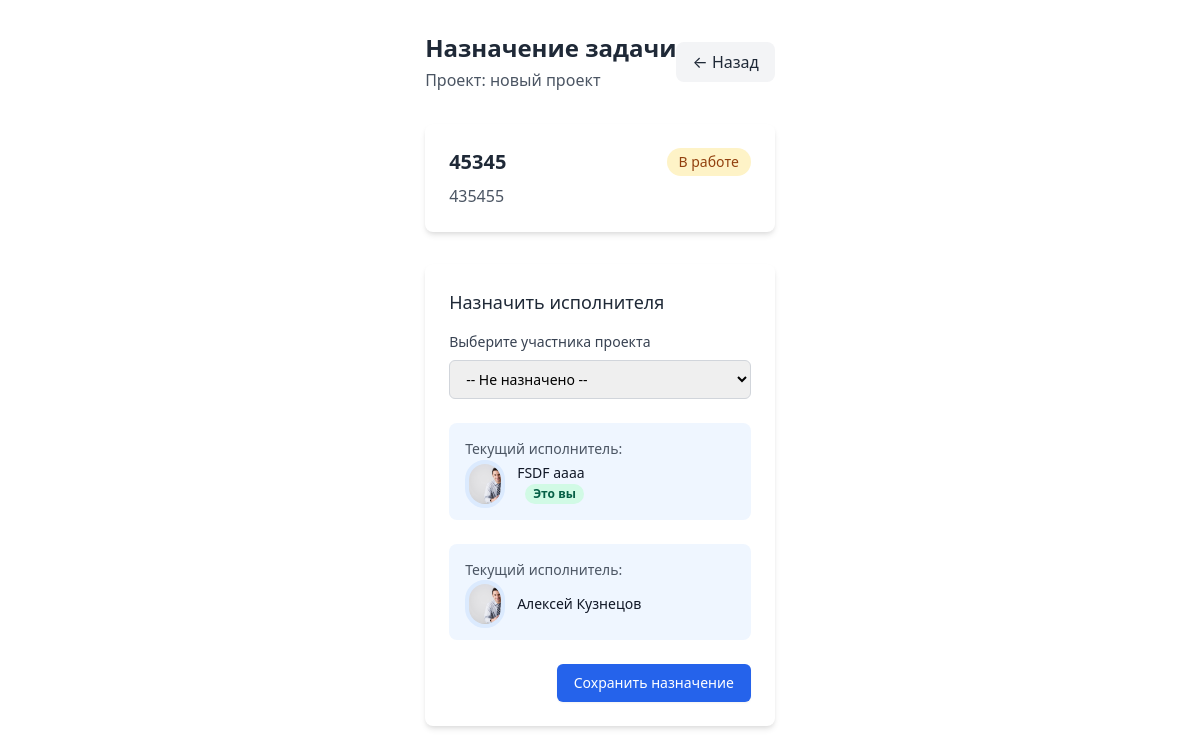
Before: /tasks/30/assign/ (signed in) with the older database file.
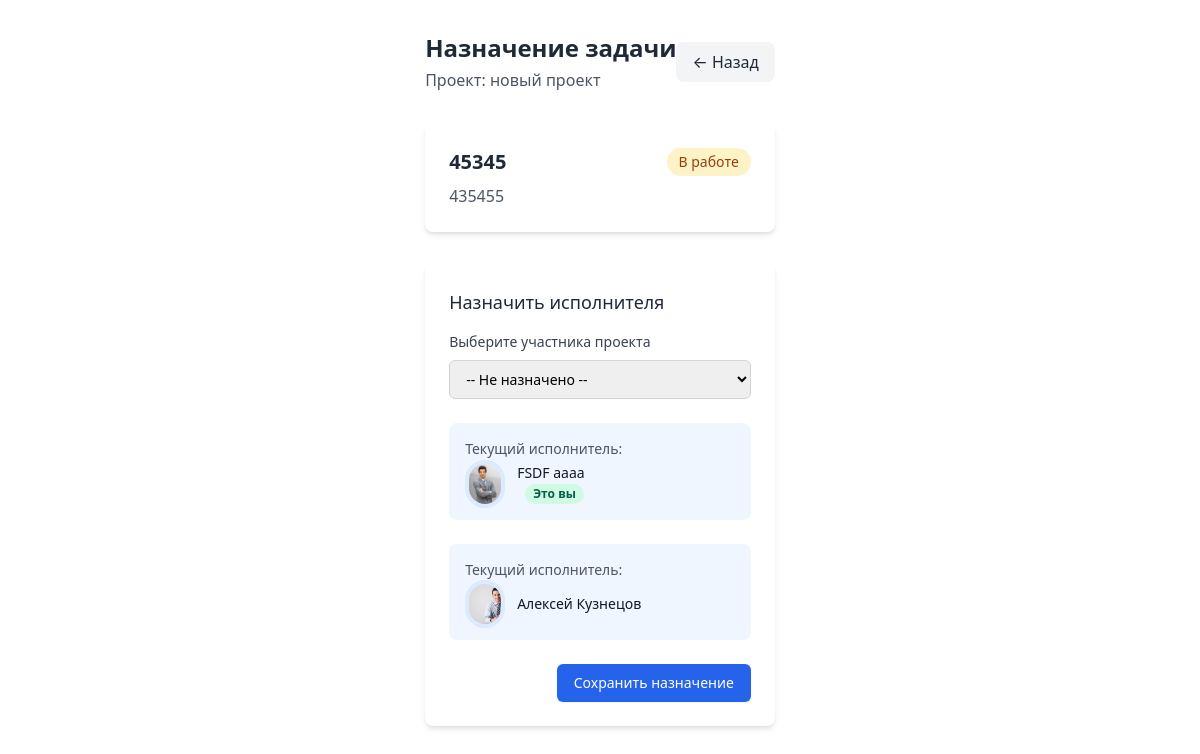
After: the same page with the newer database file.
### TeamRunApp/models.py (models this page shows, shortened)
class CustomUser(AbstractUser):
    role = models.CharField(max_length=20, choices=[('manager', 'Manager'), ('developer', 'Developer')])
    avatar = models.ImageField(upload_to=user_avatar_path, blank=True, null=True)
    def get_avatar_small(self):
        if self.avatar and hasattr(self.avatar, 'url'):
            return format_html('<img src="{}" alt="User avatar" class="h-12 w-12 rounded-full object-cover border-4 border-blue-100">', self.avatar.url)
        else:
            first_letter = self.username[0].upper()  # Получаем первую букву никнейма
            return format_html('<div class="h-6 w-6 rounded-full flex items-center justify-center border-4 border-blue-100 text-2xl">{}</div>', first_letter)

### TeamRunApp/views.py (the view)
# urls.py: path('tasks/<int:pk>/assign/', views.TaskAssignmentView.as_view(), name='task_assign'),
class TaskAssignmentView(LoginRequiredMixin, DetailView):
    model = Task
    template_name = 'assign_task.html'
    context_object_name = 'task'
    def get_context_data(self, **kwargs):
        context = super().get_context_data(**kwargs)
        task = self.object
        context['project'] = task.list.project
        context['users_assigned'] = task.assigned_to.all()
        context['members'] = task.list.project.get_members()
        return context

### TeamRunApp/models.py (called while the page is built)
    def get_members(self):
        return CustomUser.objects.filter(project_memberships__project=self)

### theme/templates/assign_task.html (shortened to what this page needs)
{% extends "base.html" %}
{% block content %}
<div class="max-w-2xl mx-auto px-4 py-8">
  <div class="flex items-center justify-between mb-8">
    <div>
      <h1 class="text-2xl font-bold text-gray-800">Назначение задачи</h1>
      <p class="text-gray-600 mt-1">Проект: {{ project.name }}</p>
    </div>
    <a href="{% url 'project_detail' project.id %}"
       class="inline-flex items-center px-4 py-2 bg-gray-100 hover:bg-gray-200 text-gray-800 rounded-lg transition">
      ← Назад
    </a>
  </div>
  <div class="bg-white rounded-lg shadow-md p-6 mb-8">
    <div class="flex items-start justify-between">
      <div>
        <h2 class="text-xl font-semibold text-gray-800">{{ task.title }}</h2>
        <p class="text-gray-600 mt-2">{{ task.description|linebreaksbr }}</p>
      </div>
      <span class="inline-flex items-center px-3 py-1 rounded-full text-sm font-medium
                  {% if task.completed %}bg-green-100 text-green-800{% else %}bg-yellow-100 text-yellow-800{% endif %}">
        {% if task.completed %}Завершена{% else %}В работе{% endif %}
      </span>
    </div>
  </div>
  <div class="bg-white rounded-lg shadow-md p-6">
    <h3 class="text-lg font-medium text-gray-800 mb-4">Назначить исполнителя</h3>
    <form method="post" action="{% url 'process_assignment' task.id %}">
      <div class="mb-6">
        <label for="user-select" class="block text-sm font-medium text-gray-700 mb-2">
          Выберите участника проекта
        </label>
        <div class="relative">
          <select id="user-select" name="user_id"
                  class="block w-full pl-3 pr-10 py-2 text-base border border-gray-300 focus:outline-none focus:ring-blue-500 focus:border-blue-500 sm:text-sm rounded-md">
            <option value="">-- Не назначено --</option>
          </select>
        </div>
      </div>
     {% for user in users_assigned %}
      <div class="mb-6 p-4 bg-blue-50 rounded-lg">
        <p class="text-sm text-gray-600 mb-1">Текущий исполнитель:</p>
        <div class="flex items-center">
          <div class="flex-shrink-0 h-10 w-10 rounded-full bg-blue-100 flex items-center justify-center">
              {{ user.get_avatar_small|safe }}
          </div>
          <div class="ml-3">
            <p class="text-sm font-medium text-gray-900">
              {{ user.get_full_name|default:user.username }}
            </p>
            <p class="text-sm text-gray-500">
              {% if user == request.user %}
                <span class="ml-2 px-2 inline-flex text-xs leading-5 font-semibold rounded-full bg-green-100 text-green-800">
                  Это вы
                </span>
              {% endif %}
            </p>
          </div>
        </div>
      </div>
      {% endfor %}
      <div class="flex justify-end space-x-3">
        <button type="submit"
                class="inline-flex items-center px-4 py-2 border border-transparent text-sm font-medium rounded-md shadow-sm text-white bg-blue-600 hover:bg-blue-700 focus:outline-none focus:ring-2 focus:ring-offset-2 focus:ring-blue-500">
          Сохранить назначение
        </button>
      </div>
    </form>
  </div>
</div>
{% endblock %}

Changed rows visible on the page:
changed CustomUser "FSDF аааа": get_avatar_small: a different picture
